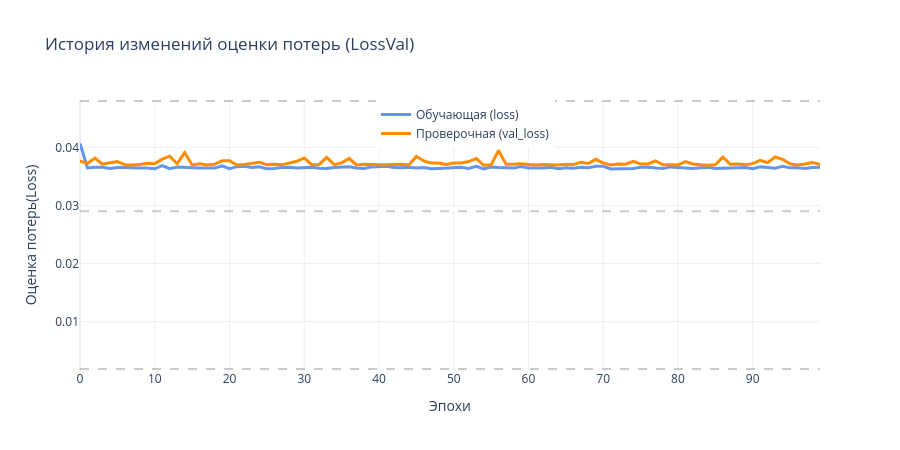

This figure's notebook cell:
### Markdown cell above
## Оценка точности

### Code cell
# Отобразить график изменения оценки потерь по эпохам обучения
print('Доступные метрики полной истории обучения:', totalHistoryDict.keys())
fig = go.Figure()
fig.add_trace(go.Scatter( y=totalHistoryDict['loss'], mode="lines", name="Обучающая (loss)", line=dict(width=3, color='cornflowerblue')))
if 'val_loss' in totalHistoryDict.keys():
    fig.add_trace(go.Scatter( y=totalHistoryDict['val_loss'],  mode="lines", name="Проверочная (val_loss)",     line=dict(width=3, color='darkorange')))

refHFib = np.array([13, 8, 5, 3, 2, 1, 0.8, 0.5, 0.33, 0.2, 0.125, 0.077, 0.048,  0.029, 0.0018])
m2 = refHFib<=np.max(totalHistoryDict['loss'])
m2 = np.concatenate([m2[1:], [True]*1])
for y in refHFib[m2]:# Горизонтальные опорные линии (порядки величин)
    fig.add_hline(y=y, line_dash="dash", line_color="gray", opacity=0.4)

# Настройки осей
fig.update_xaxes(title="Эпохи"); fig.update_yaxes(title="Оценка потерь(Loss)") # type="log",
fig.update_layout(title="История изменений оценки потерь (LossVal)", template="plotly_white",
                  width=900, height=450, legend=dict(yanchor="top", x=0.4, y=1.0))
fig.show()

### Figure 1 — Plotly figure (JSON) as saved in the notebook; plotly's stock layout.template omitted (floating-point values rounded to 4 significant figures)
{"data": [{"line": {"color": "cornflowerblue", "width": 3}, "mode": "lines", "name": "Обучающая (loss)", "type": "scatter", "y": [0.04069, 0.03646, 0.03659, 0.03657, 0.03636, 0.03653, 0.03654, 0.03647, 0.03647, 0.03646, 0.03631, 0.03685, 0.03634, 0.03662, 0.03654, 0.03641, 0.03644, 0.03644, 0.03643, 0.0368, 0.03635, 0.03668, 0.03674, 0.03652, 0.03666, 0.03632, 0.03637, 0.03656, 0.03659, 0.03647, 0.03653, 0.03657, 0.03641, 0.03637, 0.03654, 0.03662, 0.03666, 0.03643, 0.03636, 0.03664, 0.03673, 0.03674, 0.03652, 0.03648, 0.03659, 0.03645, 0.03655, 0.03632, 0.03638, 0.03641, 0.0365, 0.03656, 0.03637, 0.03673, 0.03629, 0.0366, 0.03652, 0.03643, 0.03643, 0.03671, 0.03645, 0.03647, 0.03644, 0.03656, 0.03632, 0.0365, 0.03642, 0.03657, 0.03648, 0.03676, 0.03674, 0.03629, 0.03631, 0.03641, 0.03637, 0.03658, 0.03659, 0.03643, 0.03638, 0.03664, 0.03653, 0.03652, 0.03638, 0.03651, 0.03659, 0.03638, 0.03648, 0.03647, 0.03649, 0.03653, 0.03632, 0.03664, 0.03653, 0.03643, 0.03673, 0.03648, 0.03648, 0.03638, 0.03653, 0.03659]}, {"line": {"color": "darkorange", "width": 3}, "mode": "lines", "name": "Проверочная (val_loss)", "type": "scatter", "y": [0.03768, 0.03721, 0.03816, 0.0371, 0.03734, 0.03755, 0.03702, 0.03696, 0.03706, 0.03725, 0.0372, 0.03798, 0.03848, 0.03719, 0.03911, 0.03698, 0.03717, 0.03699, 0.03708, 0.03769, 0.03772, 0.03696, 0.03707, 0.0372, 0.03746, 0.03703, 0.03709, 0.03699, 0.03732, 0.03761, 0.03816, 0.03702, 0.03706, 0.03829, 0.03703, 0.03734, 0.0381, 0.03697, 0.03711, 0.03699, 0.03701, 0.037, 0.037, 0.03711, 0.03697, 0.03845, 0.03767, 0.0373, 0.0373, 0.03707, 0.03732, 0.03732, 0.03756, 0.03809, 0.03694, 0.03699, 0.03948, 0.03707, 0.03708, 0.03719, 0.03705, 0.03698, 0.03706, 0.03702, 0.03695, 0.03711, 0.03705, 0.03742, 0.03723, 0.03795, 0.0373, 0.03696, 0.03713, 0.0371, 0.03758, 0.03714, 0.03714, 0.03766, 0.037, 0.03702, 0.03698, 0.03756, 0.03715, 0.03703, 0.03694, 0.037, 0.03832, 0.03709, 0.03713, 0.03699, 0.03721, 0.03776, 0.03737, 0.03835, 0.03793, 0.03716, 0.03696, 0.03716, 0.03741, 0.03703]}], "layout": {"height": 450, "legend": {"x": 0.4, "y": 1, "yanchor": "top"}, "shapes": [{"line": {"color": "gray", "dash": "dash"}, "opacity": 0.4, "type": "line", "x0": 0, "x1": 1, "xref": "x domain", "y0": 0.048, "y1": 0.048, "yref": "y"}, {"line": {"color": "gray", "dash": "dash"}, "opacity": 0.4, "type": "line", "x0": 0, "x1": 1, "xref": "x domain", "y0": 0.029, "y1": 0.029, "yref": "y"}, {"line": {"color": "gray", "dash": "dash"}, "opacity": 0.4, "type": "line", "x0": 0, "x1": 1, "xref": "x domain", "y0": 0.0018, "y1": 0.0018, "yref": "y"}], "title": {"text": "История изменений оценки потерь (LossVal)"}, "width": 900, "xaxis": {"title": {"text": "Эпохи"}}, "yaxis": {"title": {"text": "Оценка потерь(Loss)"}}}}
